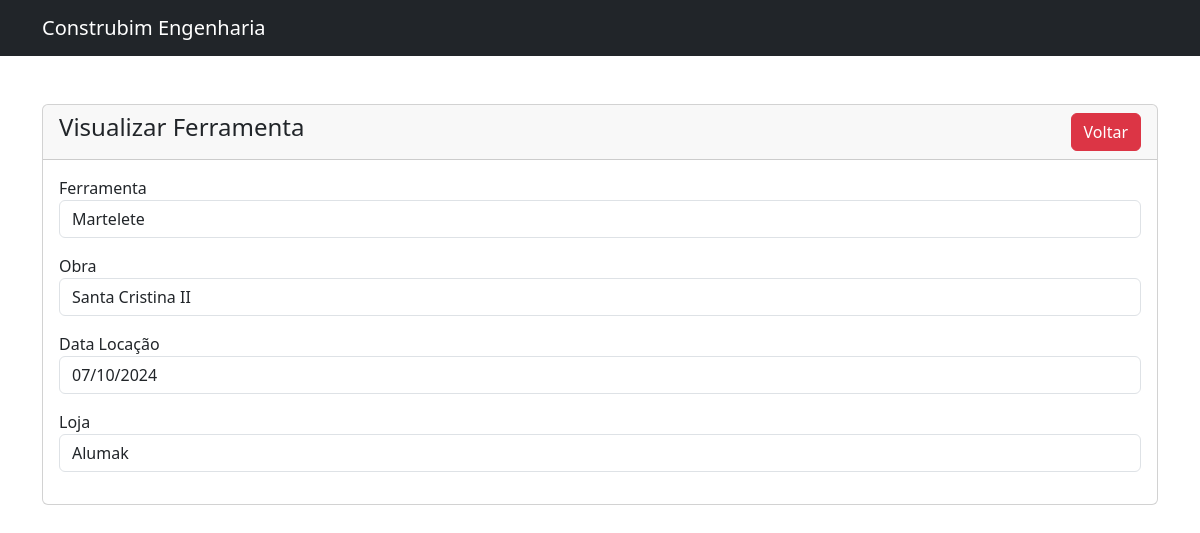
The page /usuario-view.php?id=14 on the database its author committed.
### tables this page shows
CREATE TABLE IF NOT EXISTS `ferramentas` (
  `id` int NOT NULL AUTO_INCREMENT,
  `ferramenta` varchar(100) NOT NULL,
  `obra` varchar(100) NOT NULL,
  `data_locacao` date NOT NULL,
  `loja` varchar(220) NOT NULL,
  PRIMARY KEY (`id`)
);

### usuario-view.php (the view, shortened to what this page needs)
<?php
require 'conexao.php';
?>
<!doctype html>
<html lang="pt-br">
  <head>
    <link href="https://cdn.jsdelivr.net/npm/bootstrap@5.3.3/dist/css/bootstrap.min.css" rel="stylesheet">
  </head>
  <body>
    <?php include('navbar.php'); ?>
    <div class="container mt-5">
      <div class="row">
        <div class="col-md-12">
          <div class="card">
            <div class="card-header">
              <h4>Visualizar Ferramenta
                <a href="home.php" class="btn btn-danger float-end">Voltar</a>
              </h4>
            </div>
            <div class="card-body">
                <?php
              if (isset($_GET['id'])) {
                  $usuario_id = mysqli_real_escape_string($conexao, $_GET['id']);
                  $sql = "SELECT * FROM ferramentas WHERE id='$usuario_id'";
                  $query = mysqli_query($conexao, $sql);
                if (mysqli_num_rows($query) > 0) {
                  $usuario = mysqli_fetch_array($query);
                ?>
                <div class="mb-3">
                  <label>Ferramenta</label>
                  <p class="form-control">
                    <?=$usuario['ferramenta'];?>
                  </p>
                </div>
                <div class="mb-3">
                  <label>Obra</label>
                  <p class="form-control">
                    <?=$usuario['obra'];?>
                  </p>
                </div>
                <div class="mb-3">
                  <label>Data Locação</label>
                  <p class="form-control">
                    <?=date('d/m/Y', strtotime($usuario['data_locacao']));?>
                  </p>
                </div>
                <div class="mb-3">
                  <label>Loja</label>
                  <p class="form-control">
                  <?=$usuario['loja'];?>
                  </p>
                </div>
                <?php
                } else {
                  echo "<h5>Ferramenta não encontrada</h5>";
                }
              }
              ?>
            </div>
          </div>
        </div>
      </div>
    </div>
  </body>
</html>

### rows shown on the page
ferramentas: ferramenta "Martelete", obra "Santa Cristina II", data_locacao "07/10/2024", loja "Alumak"
